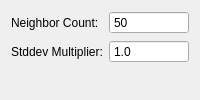
          <widget class="QWidget" name="pageStatistics">
           <layout class="QFormLayout" name="formLayoutStatistics">
            <item row="0" column="0">
             <widget class="QLabel" name="labelStatNeighbors">
              <property name="text">
               <string>Neighbor Count:</string>
              </property>
             </widget>
            </item>
            <item row="0" column="1">
             <widget class="QSpinBox" name="spinStatNeighbors">
              <property name="buttonSymbols">
               <enum>QAbstractSpinBox::ButtonSymbols::NoButtons</enum>
              </property>
              <property name="minimum">
               <number>5</number>
              </property>
              <property name="maximum">
               <number>100</number>
              </property>
              <property name="value">
               <number>50</number>
              </property>
             </widget>
            </item>
            <item row="1" column="0">
             <widget class="QLabel" name="labelStatStddev">
              <property name="text">
               <string>Stddev Multiplier:</string>
              </property>
             </widget>
            </item>
            <item row="1" column="1">
             <widget class="QDoubleSpinBox" name="spinStatStddev">
              <property name="buttonSymbols">
               <enum>QAbstractSpinBox::ButtonSymbols::NoButtons</enum>
              </property>
              <property name="decimals">
               <number>1</number>
              </property>
              <property name="minimum">
               <double>0.100000000000000</double>
              </property>
              <property name="maximum">
               <double>3.000000000000000</double>
              </property>
              <property name="singleStep">
               <double>0.100000000000000</double>
              </property>
              <property name="value">
               <double>1.000000000000000</double>
              </property>
             </widget>
            </item>
           </layout>
          </widget>
